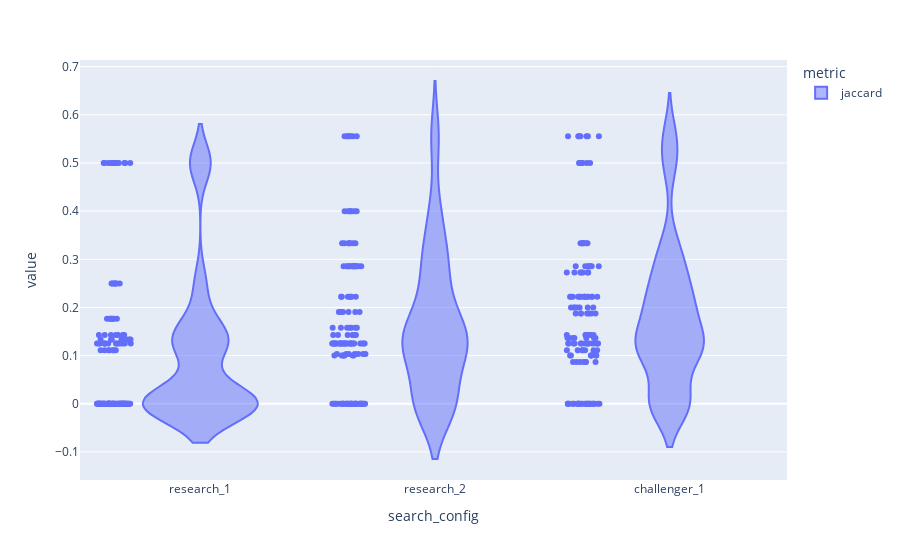

The notebook cell this image was saved under:
### Code cell
sel = df_metrics.search_config.isin(["research_1", "research_2", "challenger_1"])
sel = sel & (df_metrics.metric.isin(["jaccard"]))
df = df_metrics[sel]
df = df[["value", "metric", "search_config", "query", "datetime"]]

fig = px.violin(df, y="value", x="search_config", points="all", color="metric", hover_data=df.columns)
fig

### Figure 1 — Plotly figure (JSON) as saved in the notebook; plotly's stock layout.template omitted (floating-point values rounded to 4 significant figures; data arrays with more than 128 entries replaced by an {"elided": "..."} marker saying what was removed)
{"data": [{"alignmentgroup": "True", "box": {"visible": false}, "customdata": {"elided": "420x3 str values"}, "hovertemplate": "metric=%{customdata[0]}<br>search_config=%{x}<br>value=%{y}<br>query=%{customdata[1]}<br>datetime=%{customdata[2]}<extra></extra>", "legendgroup": "jaccard", "marker": {"color": "#636efa"}, "name": "jaccard", "offsetgroup": "jaccard", "orientation": "v", "points": "all", "scalegroup": "True", "showlegend": true, "type": "violin", "x": {"elided": "420 str values"}, "x0": " ", "xaxis": "x", "y": {"elided": "420 float values"}, "y0": " ", "yaxis": "y"}], "layout": {"legend": {"title": {"text": "metric"}, "tracegroupgap": 0}, "margin": {"t": 60}, "violinmode": "group", "xaxis": {"anchor": "y", "domain": [0, 1], "title": {"text": "search_config"}}, "yaxis": {"anchor": "x", "domain": [0, 1], "title": {"text": "value"}}}}
